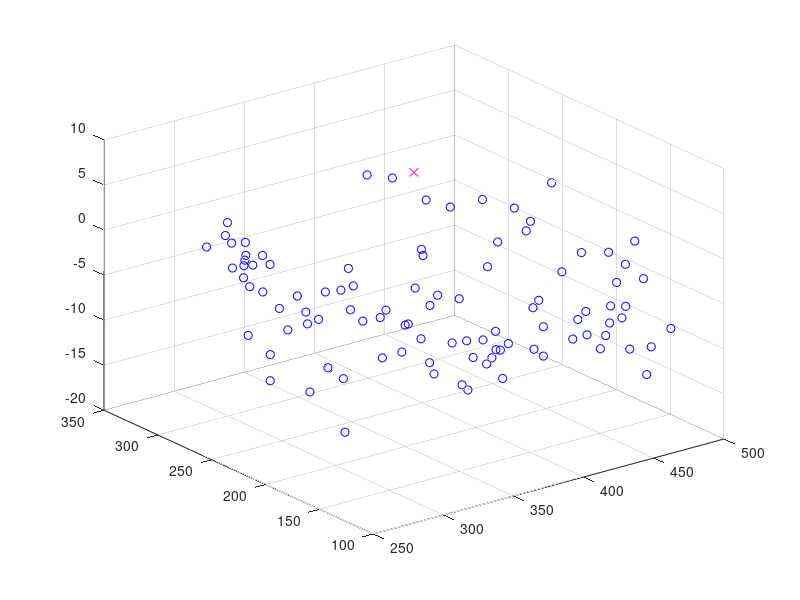

Here is the MATLAB script that generated this plot:
function [xd,yd,zd]=ukazka_SGS

% Zjednodusena ukazka sekvencni gaussovske simulace 
% vyrobena z funkce kriging_2D_vysledek_exp (prevzali jsme tam variogram 
% a podstatnou cast kodu provadejici kriging).

% Spusteni funkce: [xd,yd,zd]=ukazka_SGS;
% po spusteni funkce se do pracovniho prostoru Matlabu zapisi data xd,yd,zd.

format compact

% prvni bod zvolime
xd(1)=375 % zhruba uprostred oblasti, kde lezi data Cd
yd(1)=225
zd=8 % hodnota blizka prumeru Cd

nsim=100 % pocet kroku simulace

figure
plot3(xd,yd,zd,'mx')
hold on
grid on

'vykreslen je prvni bod'
'po zmacknuti ENTER se vygeneruje 60 hodnot (~Cd)'
pause

for k=1:nsim % simulacni cyklus
    nd=length(xd) % aktualni pocet dat (na zacatku je 1, pak se zvetsuje)
    
    x=250+rand*250; % nahodne zvoleny dalsi bod v oblasti
    y=110+rand*220;
    
    % potrebne vzdalenosti a odpovidajici variogramy
    for i=1:nd
        for j=1:nd
            h(i,j)=sqrt((xd(i)-xd(j))^2+(yd(i)-yd(j))^2);
        end
        hb(i)=sqrt((x-xd(i))^2+(y-yd(i))^2);
    end
    C=17; a=100; % exponencialni variogram pouzity pro data Cd
    G=C*(1-exp(-3*h/a)); 
    Gb=C*(1-exp(-3*hb/a));
    
    % reseni krigingu prevzate z funkce kriging_2D_vysledek_exp 
    % leva a prava strana soustavy krigingu
    L=[G ones(nd,1);
        ones(1,nd) 0];
    P=[Gb 1]';
    
    % reseni soustavy krigingu
    X=inv(L)*P;
    lam=X(1:nd)';
    z=lam*zd';
    
    % ---
    % toto ve fci kriging_2D_vysledek_exp nebylo
    miL=X(nd+1); % Lagrangeuv multiplikator je v posledni hodnote X
    s2k=lam*Gb'+miL; % rozptyl krigingu podle vzorce (8.6) GPI
    sk=sqrt(s2k) % chyba krigingu (smerodatna odchylka, tedy odmocnina)
    
    % k hodnote vypoctene krigingem se prida nahodna slozka
    % je to nahodna hodnota z rozdeleni N(0,s2k)
    % coz udelame jako hodnota generovana z N(0,1)*chyba krigingu
    z=z+randn*sk; % tim jsme vygenerovali dalsi datovou hodnotu, ktera je 
    % s prechozimi daty provazana prostrednictvim pouziteho variogramu
    % ---
    
    plot3(x,y,z,'bo')
    
    % aktualne vypoctene x,y,z pridame do datoveho souboru. pocet dat 
    % se zvetsi o 1 a pujdeme na dalsi krok cyklu
    xd(k)=x;
    yd(k)=y;
    zd(k)=z;
    pause(0.01)
end

'konec simulace, nova data jsou vygerovana :)'